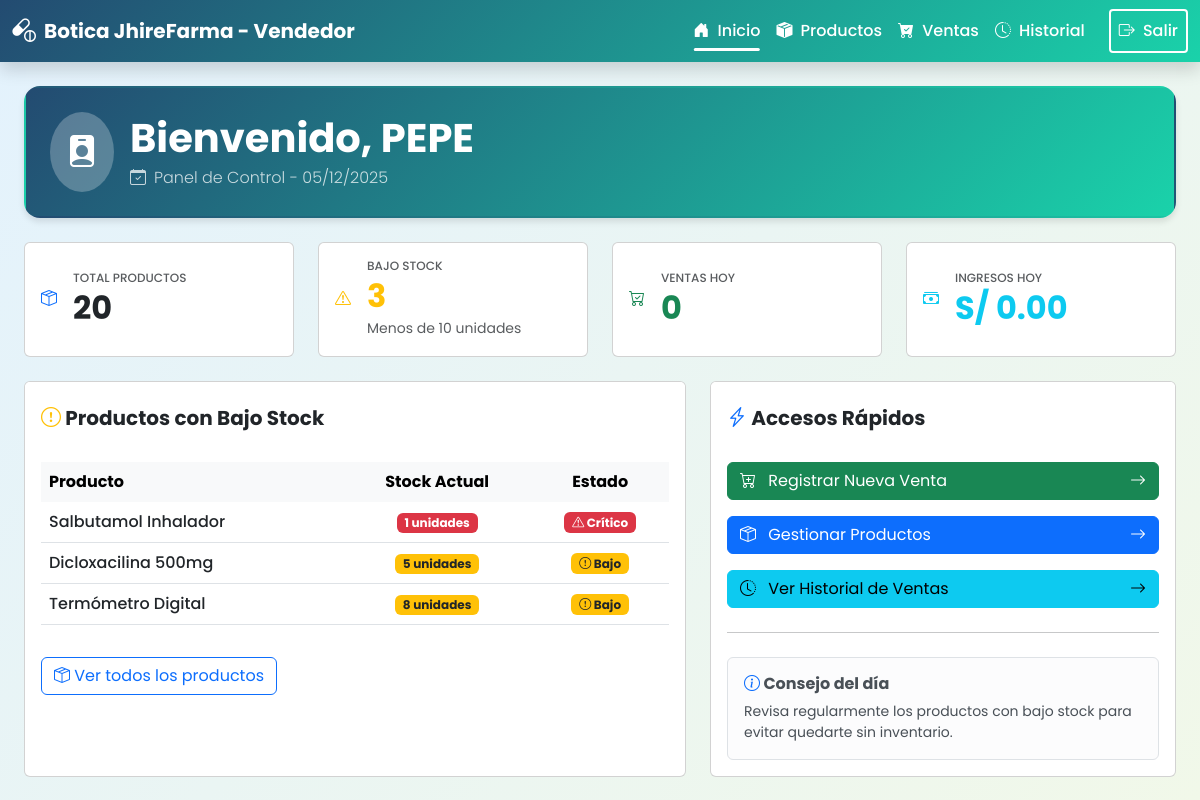
Page /index.php?route=vendedor/dashboard (signed in) on the committed database.
### tables this page shows
CREATE TABLE `productos` (
  `id` int(11) NOT NULL AUTO_INCREMENT,
  `nombre` varchar(100) DEFAULT NULL,
  `descripcion` text DEFAULT NULL,
  `precio` decimal(10,2) DEFAULT NULL,
  `imagen` varchar(255) DEFAULT NULL,
  `categoria` varchar(50) DEFAULT NULL,
  `oferta` varchar(50) DEFAULT NULL,
  `cantidad` int(11) DEFAULT 0,
  PRIMARY KEY (`id`)
);

### app/Views/vendedor/inicio.php (the view, shortened to what this page needs)
<?php
require __DIR__ . '/../layouts/header.php';
require __DIR__ . '/../layouts/navbar_vendedor.php';
$nombre_vendedor = $_SESSION['nombre'] ?? 'Vendedor';
$db = Database::getInstance()->getConnection();
$total_productos = $db->query("SELECT COUNT(*) as total FROM productos")->fetch_assoc()['total'];
$productos_bajo_stock = $db->query("SELECT COUNT(*) as total FROM productos WHERE cantidad < 10")->fetch_assoc()['total'];
$total_ventas_hoy = $db->query("SELECT COUNT(*) as total FROM ventas WHERE DATE(fecha) = CURDATE()")->fetch_assoc()['total'];
$ingresos_hoy = $db->query("SELECT COALESCE(SUM(total), 0) as total FROM ventas WHERE DATE(fecha) = CURDATE()")->fetch_assoc()['total'];
$productos_criticos = $db->query("SELECT nombre, cantidad FROM productos WHERE cantidad < 10 ORDER BY cantidad ASC LIMIT 5");
?>
<div class="container-fluid px-4 py-4">
    <div class="pharmacy-card mb-4 p-4 text-white" style="background: var(--gradient-primary); border-radius: var(--radius-lg);">
        <div class="d-flex align-items-center">
            <div class="rounded-circle bg-white bg-opacity-25 p-3 me-3">
                <i class="bi bi-person-badge-fill fs-2"></i>
            </div>
            <div>
                <h1 class="display-6 fw-bold mb-1">Bienvenido, <?php echo htmlspecialchars($nombre_vendedor); ?></h1>
                <p class="lead mb-0 fs-6 opacity-75">
                    <i class="bi bi-calendar-check me-2"></i>Panel de Control - <?php echo date('d/m/Y'); ?>
                </p>
            </div>
        </div>
    </div>
    <div class="row g-4 mb-4">
        <div class="col-xl-3 col-md-6">
            <div class="card stat-card bg-white h-100">
                <div class="card-body d-flex align-items-center">
                    <div class="flex-shrink-0 me-3">
                        <i class="bi bi-box-seam stat-icon text-primary"></i>
                    </div>
                    <div class="flex-grow-1">
                        <h6 class="text-muted mb-1 text-uppercase" style="font-size: 0.75rem;">Total Productos</h6>
                        <h2 class="mb-0 fw-bold"><?php echo $total_productos; ?></h2>
                    </div>
                </div>
            </div>
        </div>
        <div class="col-xl-3 col-md-6">
            <div class="card stat-card bg-white h-100">
                <div class="card-body d-flex align-items-center">
                    <div class="flex-shrink-0 me-3">
                        <i class="bi bi-exclamation-triangle stat-icon text-warning"></i>
                    </div>
                    <div class="flex-grow-1">
                        <h6 class="text-muted mb-1 text-uppercase" style="font-size: 0.75rem;">Bajo Stock</h6>
                        <h2 class="mb-0 fw-bold text-warning"><?php echo $productos_bajo_stock; ?></h2>
                        <small class="text-muted">Menos de 10 unidades</small>
                    </div>
                </div>
            </div>
        </div>
        <div class="col-xl-3 col-md-6">
            <div class="card stat-card bg-white h-100">
                <div class="card-body d-flex align-items-center">
                    <div class="flex-shrink-0 me-3">
                        <i class="bi bi-cart-check stat-icon text-success"></i>
                    </div>
                    <div class="flex-grow-1">
                        <h6 class="text-muted mb-1 text-uppercase" style="font-size: 0.75rem;">Ventas Hoy</h6>
                        <h2 class="mb-0 fw-bold text-success"><?php echo $total_ventas_hoy; ?></h2>
                    </div>
                </div>
            </div>
        </div>
        <div class="col-xl-3 col-md-6">
            <div class="card stat-card bg-white h-100">
                <div class="card-body d-flex align-items-center">
                    <div class="flex-shrink-0 me-3">
                        <i class="bi bi-cash-stack stat-icon text-info"></i>
                    </div>
                    <div class="flex-grow-1">
                        <h6 class="text-muted mb-1 text-uppercase" style="font-size: 0.75rem;">Ingresos Hoy</h6>
                        <h2 class="mb-0 fw-bold text-info">S/ <?php echo number_format($ingresos_hoy, 2); ?></h2>
                    </div>
                </div>
            </div>
        </div>
    </div>
    <div class="row g-4">
        <div class="col-lg-7">
            <div class="card content-card h-100">
                <div class="card-header bg-white border-0 pt-4 pb-3">
                    <h5 class="mb-0 fw-bold">
                        <i class="bi bi-exclamation-circle text-warning"></i> Productos con Bajo Stock
                    </h5>
                </div>
                <div class="card-body">
                    <?php if ($productos_criticos && $productos_criticos->num_rows > 0): ?>
                    <div class="table-responsive">
                        <table class="table table-hover align-middle">
                            <thead class="table-light">
                                <tr>
                                    <th class="border-0">Producto</th>
                                    <th class="border-0 text-center">Stock Actual</th>
                                    <th class="border-0 text-center">Estado</th>
                                </tr>
                            </thead>
                            <tbody>
                                <?php while($prod = $productos_criticos->fetch_assoc()): ?>
                                <tr>
                                    <td class="fw-medium"><?php echo htmlspecialchars($prod['nombre']); ?></td>
                                    <td class="text-center">
                                        <span class="badge badge-stock <?php echo $prod['cantidad'] < 5 ? 'bg-danger' : 'bg-warning text-dark'; ?>">
                                            <?php echo $prod['cantidad']; ?> unidades
                                        </span>
                                    </td>
                                    <td class="text-center">
                                        <?php if ($prod['cantidad'] < 5): ?>
                                            <span class="badge bg-danger"><i class="bi bi-exclamation-triangle"></i> Crítico</span>
                                        <?php else: ?>
                                            <span class="badge bg-warning text-dark"><i class="bi bi-exclamation-circle"></i> Bajo</span>
                                        <?php endif; ?>
                                    </td>
                                </tr>
                                <?php endwhile; ?>
                            </tbody>
                        </table>
                    </div>
                    <div class="mt-3">
                        <a href="index.php?route=vendedor/productos" class="btn btn-outline-primary">
                            <i class="bi bi-box-seam"></i> Ver todos los productos
                        </a>
                    </div>
                    <?php endif; ?>
                </div>
            </div>
        </div>
        <div class="col-lg-5">
            <div class="card content-card h-100">
                <div class="card-header bg-white border-0 pt-4 pb-3">
                    <h5 class="mb-0 fw-bold">
                        <i class="bi bi-lightning-charge text-primary"></i> Accesos Rápidos
                    </h5>
                </div>
                <div class="card-body">
                    <div class="d-grid gap-3">
                        <a href="index.php?route=vendedor/ventas" class="btn btn-success quick-action-btn d-flex align-items-center justify-content-between">
                            <span><i class="bi bi-cart-plus me-2"></i> Registrar Nueva Venta</span>
                            <i class="bi bi-arrow-right"></i>
                        </a>
                        <a href="index.php?route=vendedor/productos" class="btn btn-primary quick-action-btn d-flex align-items-center justify-content-between">
                            <span><i class="bi bi-box-seam me-2"></i> Gestionar Productos</span>
                            <i class="bi bi-arrow-right"></i>
                        </a>
                        <a href="index.php?route=vendedor/historial" class="btn btn-info quick-action-btn d-flex align-items-center justify-content-between">
                            <span><i class="bi bi-clock-history me-2"></i> Ver Historial de Ventas</span>
                            <i class="bi bi-arrow-right"></i>
                        </a>
                    </div>
                    <hr class="my-4">
                    <div class="alert alert-light border mb-0" role="alert">
                        <h6 class="alert-heading fw-bold mb-2">
                            <i class="bi bi-info-circle text-primary"></i> Consejo del día
                        </h6>
                        <p class="mb-0 small">Revisa regularmente los productos con bajo stock para evitar quedarte sin inventario.</p>
                    </div>
                </div>
            </div>
        </div>
    </div>
</div>
<?php require __DIR__ . '/../layouts/footer.php'; ?>

### public/assets/css/base/variables.css (style rules this page uses)
:root { --color-medical-blue: #2D5F8D; --color-pharmacy-green: #4CAF50; --color-clean-white: #FFFFFF; --color-light-cyan: #E3F2FD; --color-light-green: #F1F8E9; --color-dark-bg: #1A1A2E; --color-dark-card: #16213E; --color-dark-accent: #4CAF50; --color-success: #4CAF50; --color-warning: #FFA726; --color-danger: #EF5350; --color-info: #29B6F6; --gradient-primary: linear-gradient(135deg, #234b71 0%, #1ad2aa 100%); --gradient-light: linear-gradient(135deg, #E3F2FD 0%, #F1F8E9 100%); --gradient-dark: linear-gradient(135deg, #1A1A2E 0%, #16213E 100%); --font-primary: 'Poppins', sans-serif; --spacing-xs: 0.25rem; --spacing-sm: 0.5rem; --spacing-md: 1rem; --spacing-lg: 1.5rem; --spacing-xl: 2rem; --radius-sm: 0.25rem; --radius-md: 0.5rem; --radius-lg: 1rem; --shadow-sm: 0 2px 4px rgba(0, 0, 0, 0.1); --shadow-md: 0 4px 6px rgba(0, 0, 0, 0.1); --shadow-lg: 0 10px 15px rgba(0, 0, 0, 0.1); --shadow-xl: 0 20px 25px rgba(0, 0, 0, 0.15); }

### public/assets/css/base/global.css (style rules this page uses)
body { font-family: var(--font-primary); background: var(--gradient-light); min-height: 100vh; margin: 0; padding: 0; }

### public/assets/css/components/cards.css (style rules this page uses)
.pharmacy-card { background: rgb(255, 255, 255); border-radius: var(--radius-lg); box-shadow: var(--shadow-md); border: 2px solid transparent; background-image: linear-gradient(white, white), var(--gradient-primary); background-origin: border-box; background-clip: padding-box, border-box; transition: transform 0.3s ease, box-shadow 0.3s ease; }

### rows in the picture
productos: nombre "Salbutamol Inhalador", cantidad "1", shows "Crítico"
productos: nombre "Dicloxacilina 500mg", cantidad "5", shows "Bajo"
productos: nombre "Termómetro Digital", cantidad "8", shows "Bajo"

### other values in the picture
$nombre_vendedor "PEPE"
$total_productos "20"
$productos_bajo_stock "3"
$total_ventas_hoy "0"
$ingresos_hoy "0.00"
